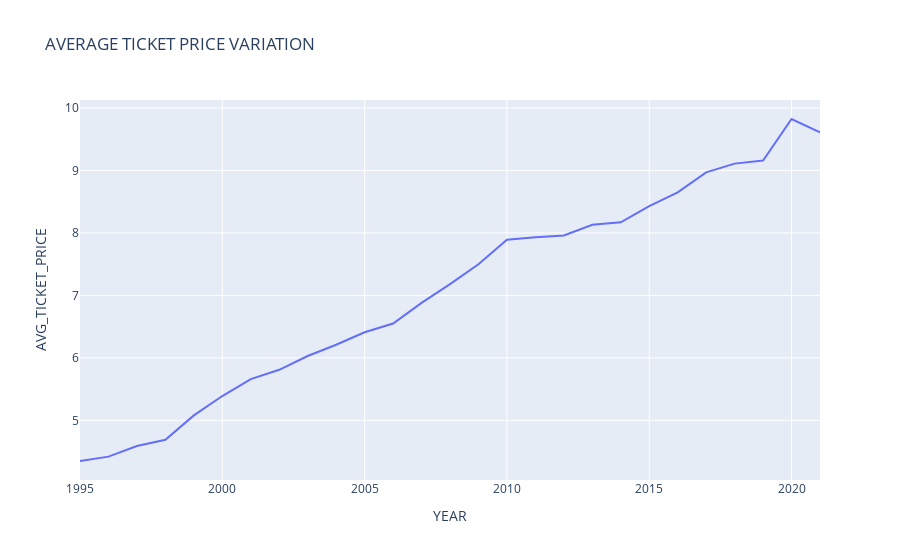

Source (notebook cell):
### Code cell
avg_to_pred = np.array([[2020],[2021]])
avg_predicted_box=lr.predict(avg_to_pred)
pred_avg_ticket = modified_avg_tick_price 
pred_avg_ticket[0] = avg_predicted_box[0]
pred_avg_ticket[1] = avg_predicted_box[1]
third_data_pred = pd.DataFrame(dict(YEAR = modified_year , AVG_TICKET_PRICE = pred_avg_ticket))
third_graph_pred = px.line(third_data_pred,x="YEAR",y="AVG_TICKET_PRICE",title="AVERAGE TICKET PRICE VARIATION IF IT WASN'T FOR CORONA")
third_graph_pred.show()

### Figure 1 — Plotly figure (JSON) as saved in the notebook; plotly's stock layout.template omitted (floating-point values rounded to 4 significant figures)
{"data": [{"hovertemplate": "YEAR=%{x}<br>AVG_TICKET_PRICE=%{y}<extra></extra>", "legendgroup": "", "line": {"color": "#636efa", "dash": "solid"}, "marker": {"symbol": "circle"}, "mode": "lines", "name": "", "orientation": "v", "showlegend": false, "type": "scatter", "x": [2021, 2020, 2019, 2018, 2017, 2016, 2015, 2014, 2013, 2012, 2011, 2010, 2009, 2008, 2007, 2006, 2005, 2004, 2003, 2002, 2001, 2000, 1999, 1998, 1997, 1996, 1995], "xaxis": "x", "y": [9.611, 9.824, 9.16, 9.11, 8.97, 8.65, 8.43, 8.17, 8.13, 7.96, 7.93, 7.89, 7.5, 7.18, 6.88, 6.55, 6.41, 6.21, 6.03, 5.81, 5.66, 5.39, 5.08, 4.69, 4.59, 4.42, 4.35], "yaxis": "y"}], "layout": {"autosize": true, "legend": {"tracegroupgap": 0}, "title": {"text": "AVERAGE TICKET PRICE VARIATION"}, "xaxis": {"anchor": "y", "autorange": true, "domain": [0, 1], "range": [1995, 2021], "title": {"text": "YEAR"}, "type": "linear"}, "yaxis": {"anchor": "x", "autorange": true, "domain": [0, 1], "range": [4.046, 10.13], "title": {"text": "AVG_TICKET_PRICE"}, "type": "linear"}}}
